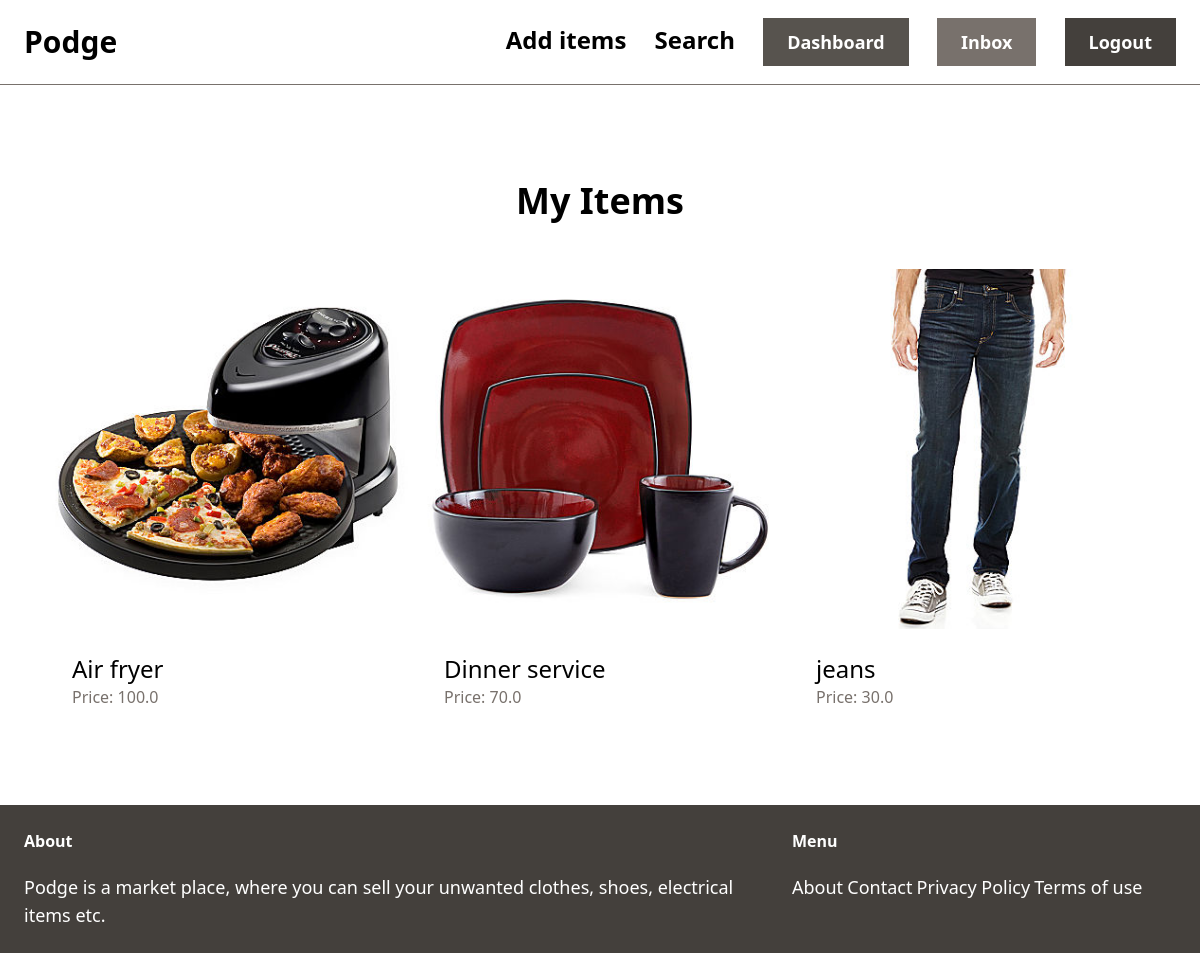
The page /dashboard/ (signed in) on the database its author committed.
### item/models.py (models this page shows, shortened)
class Item(models.Model):
    category = models.ForeignKey(Category, related_name='items', on_delete=models.CASCADE)
    name = models.CharField(max_length=255)
    description = models.TextField(blank=True, null=True)
    price = models.FloatField()
    image = models.ImageField(upload_to='item_images', blank=True, null=True)
    is_sold = models.BooleanField(default=False)
    created_by = models.ForeignKey(User, related_name='items', on_delete=models.CASCADE)
    created_at = models.DateTimeField(auto_now_add=True)

### dashboard/views.py (the view)
# urls.py: path('', views.index, name='index'),
@login_required
def index(request):
    items = Item.objects.filter(created_by=request.user)
    return render(request, 'dashboard/index.html', {
        'items': items,
    })

### dashboard/templates/dashboard/index.html (shortened to what this page needs)
{%  extends 'home/base.html' %}
{% block content %}
<div class="mt-6 px-6 py-12">
    <h2 class="mb-12 text-4xl font-bold text-center">My Items</h2>
    <div class="grid grid-cols-3 gap-3">
        {% for item in items %}
        <div>
            <a href="{% url 'item:detail' item.id %}">
                <div>
                    <img src="{{ item.image.url }}" class="rounded-t-xl">
                </div>
                <div class="p-6 bg-white rounded-b-xl">
                    <h2 class="text-2xl">{{ item.name }}</h2>
                    <p class="text-stone-500">Price: {{ item.price }}</p>
                </div>
            </a>
        </div>
        {% endfor %}
    </div>
</div>
{% endblock %}

### rows shown on the page
Item: image (picture), name "Air fryer", price "100.0"
Item: image (picture), name "Dinner service", price "70.0"
Item: image (picture), name "jeans", price "30.0"
